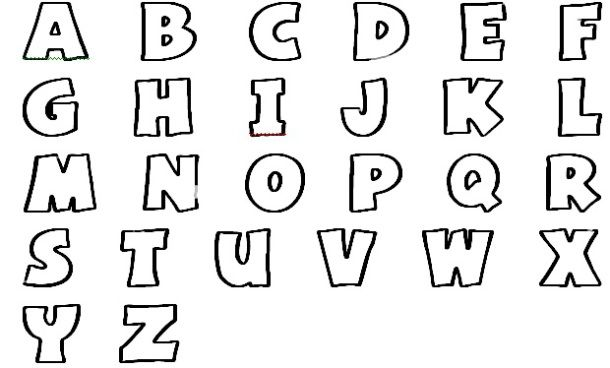
#> input picture huruf.jpg, 610 x 368 px, found by its file name
$ jupyter execute NO2UTSPDT.ipynb
#> lines starting #> are read from the running program, lines starting #| are printed output that depends on the picture; after the words box and inside, x2 and y2 are one past the last pixel; in counts of white or black regions, pixels touching at a corner belong together
<a href="https://colab.research.google.com/github/MozaSuryaPutra/UTS_PDT_AB_KELOMPOK-ORANG-FRIENDLY/blob/main/NO2UTSPDT.ipynb" target="_parent"></a>

Masukkan gambar huruf.jpg ke media dulu

[cell 1]
import cv2
import matplotlib.pyplot as plt

# Masukkan atau memuat gambar
image = cv2.imread('../media/huruf.jpg')
#> image is the input picture: shape (368, 610, 3); mean B, G, R 231.9, 231.9, 231.9

[cell 2]
# Konversikan ke grayscale
gray = cv2.cvtColor(image, cv2.COLOR_BGR2GRAY)

# menerapkan gaussian blur
blur = cv2.GaussianBlur(gray, (5, 5), 0)
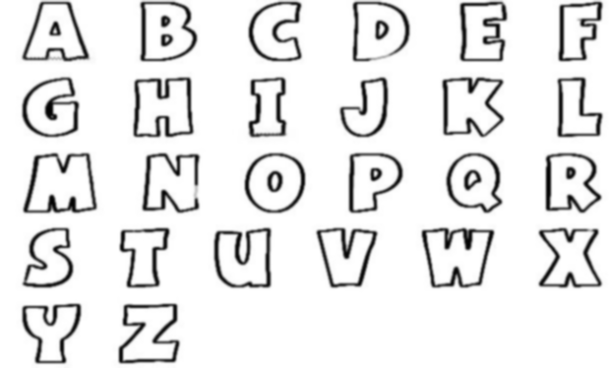
#> blur: shape (368, 610); min 2, max 255, mean 231.9
# Menerapkan ambang adaptif
thresh = cv2.adaptiveThreshold(blur, 255, cv2.ADAPTIVE_THRESH_MEAN_C, cv2.THRESH_BINARY_INV, 11, 4)
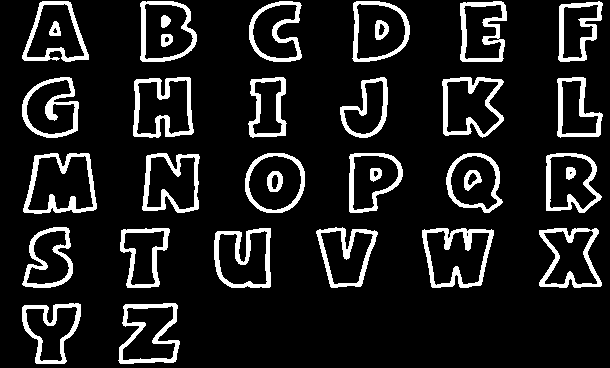
#> thresh: shape (368, 610); 11.9% white; 34 white regions, largest, box (x1, y1, x2, y2) and area: (422, 228, 494, 288) 1258, (23, 153, 97, 214) 1221, (133, 77, 194, 138) 1213

# Dilatasi citra ambang
kernel = cv2.getStructuringElement(cv2.MORPH_RECT, (3, 3))
dilated = cv2.dilate(thresh, kernel, iterations=1)
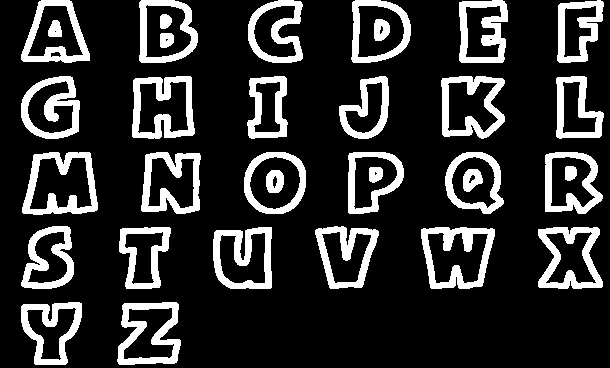
#> dilated: shape (368, 610); 18.3% white; 34 white regions

# Menemukan kontur
(cnt, _) = cv2.findContours(dilated.copy(), cv2.RETR_EXTERNAL, cv2.CHAIN_APPROX_SIMPLE)
#> cnt = 26 contours; largest, box (x1, y1, x2, y2) and area: (22, 152, 98, 215) 3877, (421, 227, 495, 289) 3700, (132, 76, 195, 139) 3393, (441, 76, 505, 139) 3244, (117, 302, 181, 365) 3128

# Cetak jumlah kontur
print("Number of objects detected:", len(cnt))
#| Number of objects detected: 26

# Gambar kotak pembatas
bounding_box_image = image.copy()
for c in cnt:
    x, y, w, h = cv2.boundingRect(c)
    cv2.rectangle(bounding_box_image, (x, y), (x + w, y + h), (0, 255, 0), 2)
#> this loop made 26 passes
#> (x, y, w, h) on passes 1 to 12: (117, 302, 64, 63), (21, 302, 61, 63), (538, 227, 65, 62), (421, 227, 74, 62), (213, 227, 59, 62), (119, 227, 52, 62), (315, 226, 64, 63), (21, 226, 53, 63), (545, 152, 58, 62), (445, 152, 59, 62), (348, 152, 56, 62), (244, 152, 62, 62)
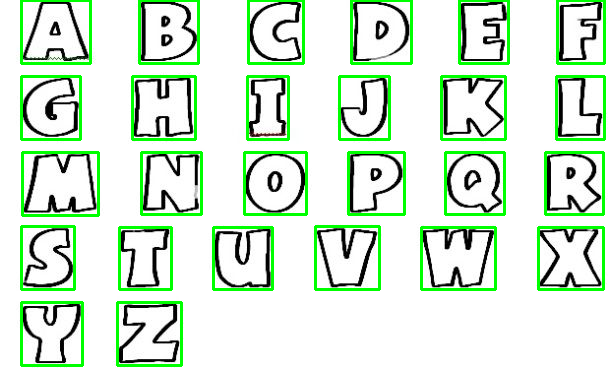
#> bounding_box_image: shape (368, 610, 3); 8.24% of pixels changed, all inside (x1, y1, x2, y2) = (20, 0, 606, 367)

# Visualisasikan langkah - langkah
plt.figure(figsize=(12, 8))

plt.subplot(2, 3, 1)
plt.imshow(cv2.cvtColor(image, cv2.COLOR_BGR2RGB))
plt.title('Original Image')

plt.subplot(2, 3, 2)
plt.imshow(gray, cmap='gray')
plt.title('Grayscale')

plt.subplot(2, 3, 3)
plt.imshow(blur, cmap='gray')
plt.title('Blurred')

plt.subplot(2, 3, 4)
plt.imshow(thresh, cmap='gray')
plt.title('Thresholded')

plt.subplot(2, 3, 5)
plt.imshow(dilated, cmap='gray')
plt.title('Dilated')

plt.subplot(2, 3, 6)
plt.imshow(cv2.cvtColor(bounding_box_image, cv2.COLOR_BGR2RGB))
plt.title('Bounding Boxes')

plt.tight_layout()
plt.show()
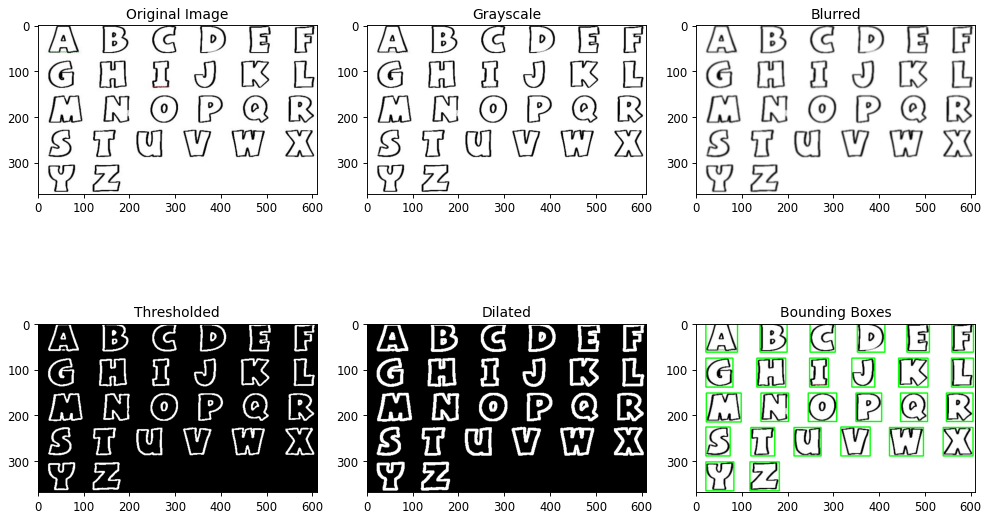
#> figure drawn by matplotlib, 6 panels
